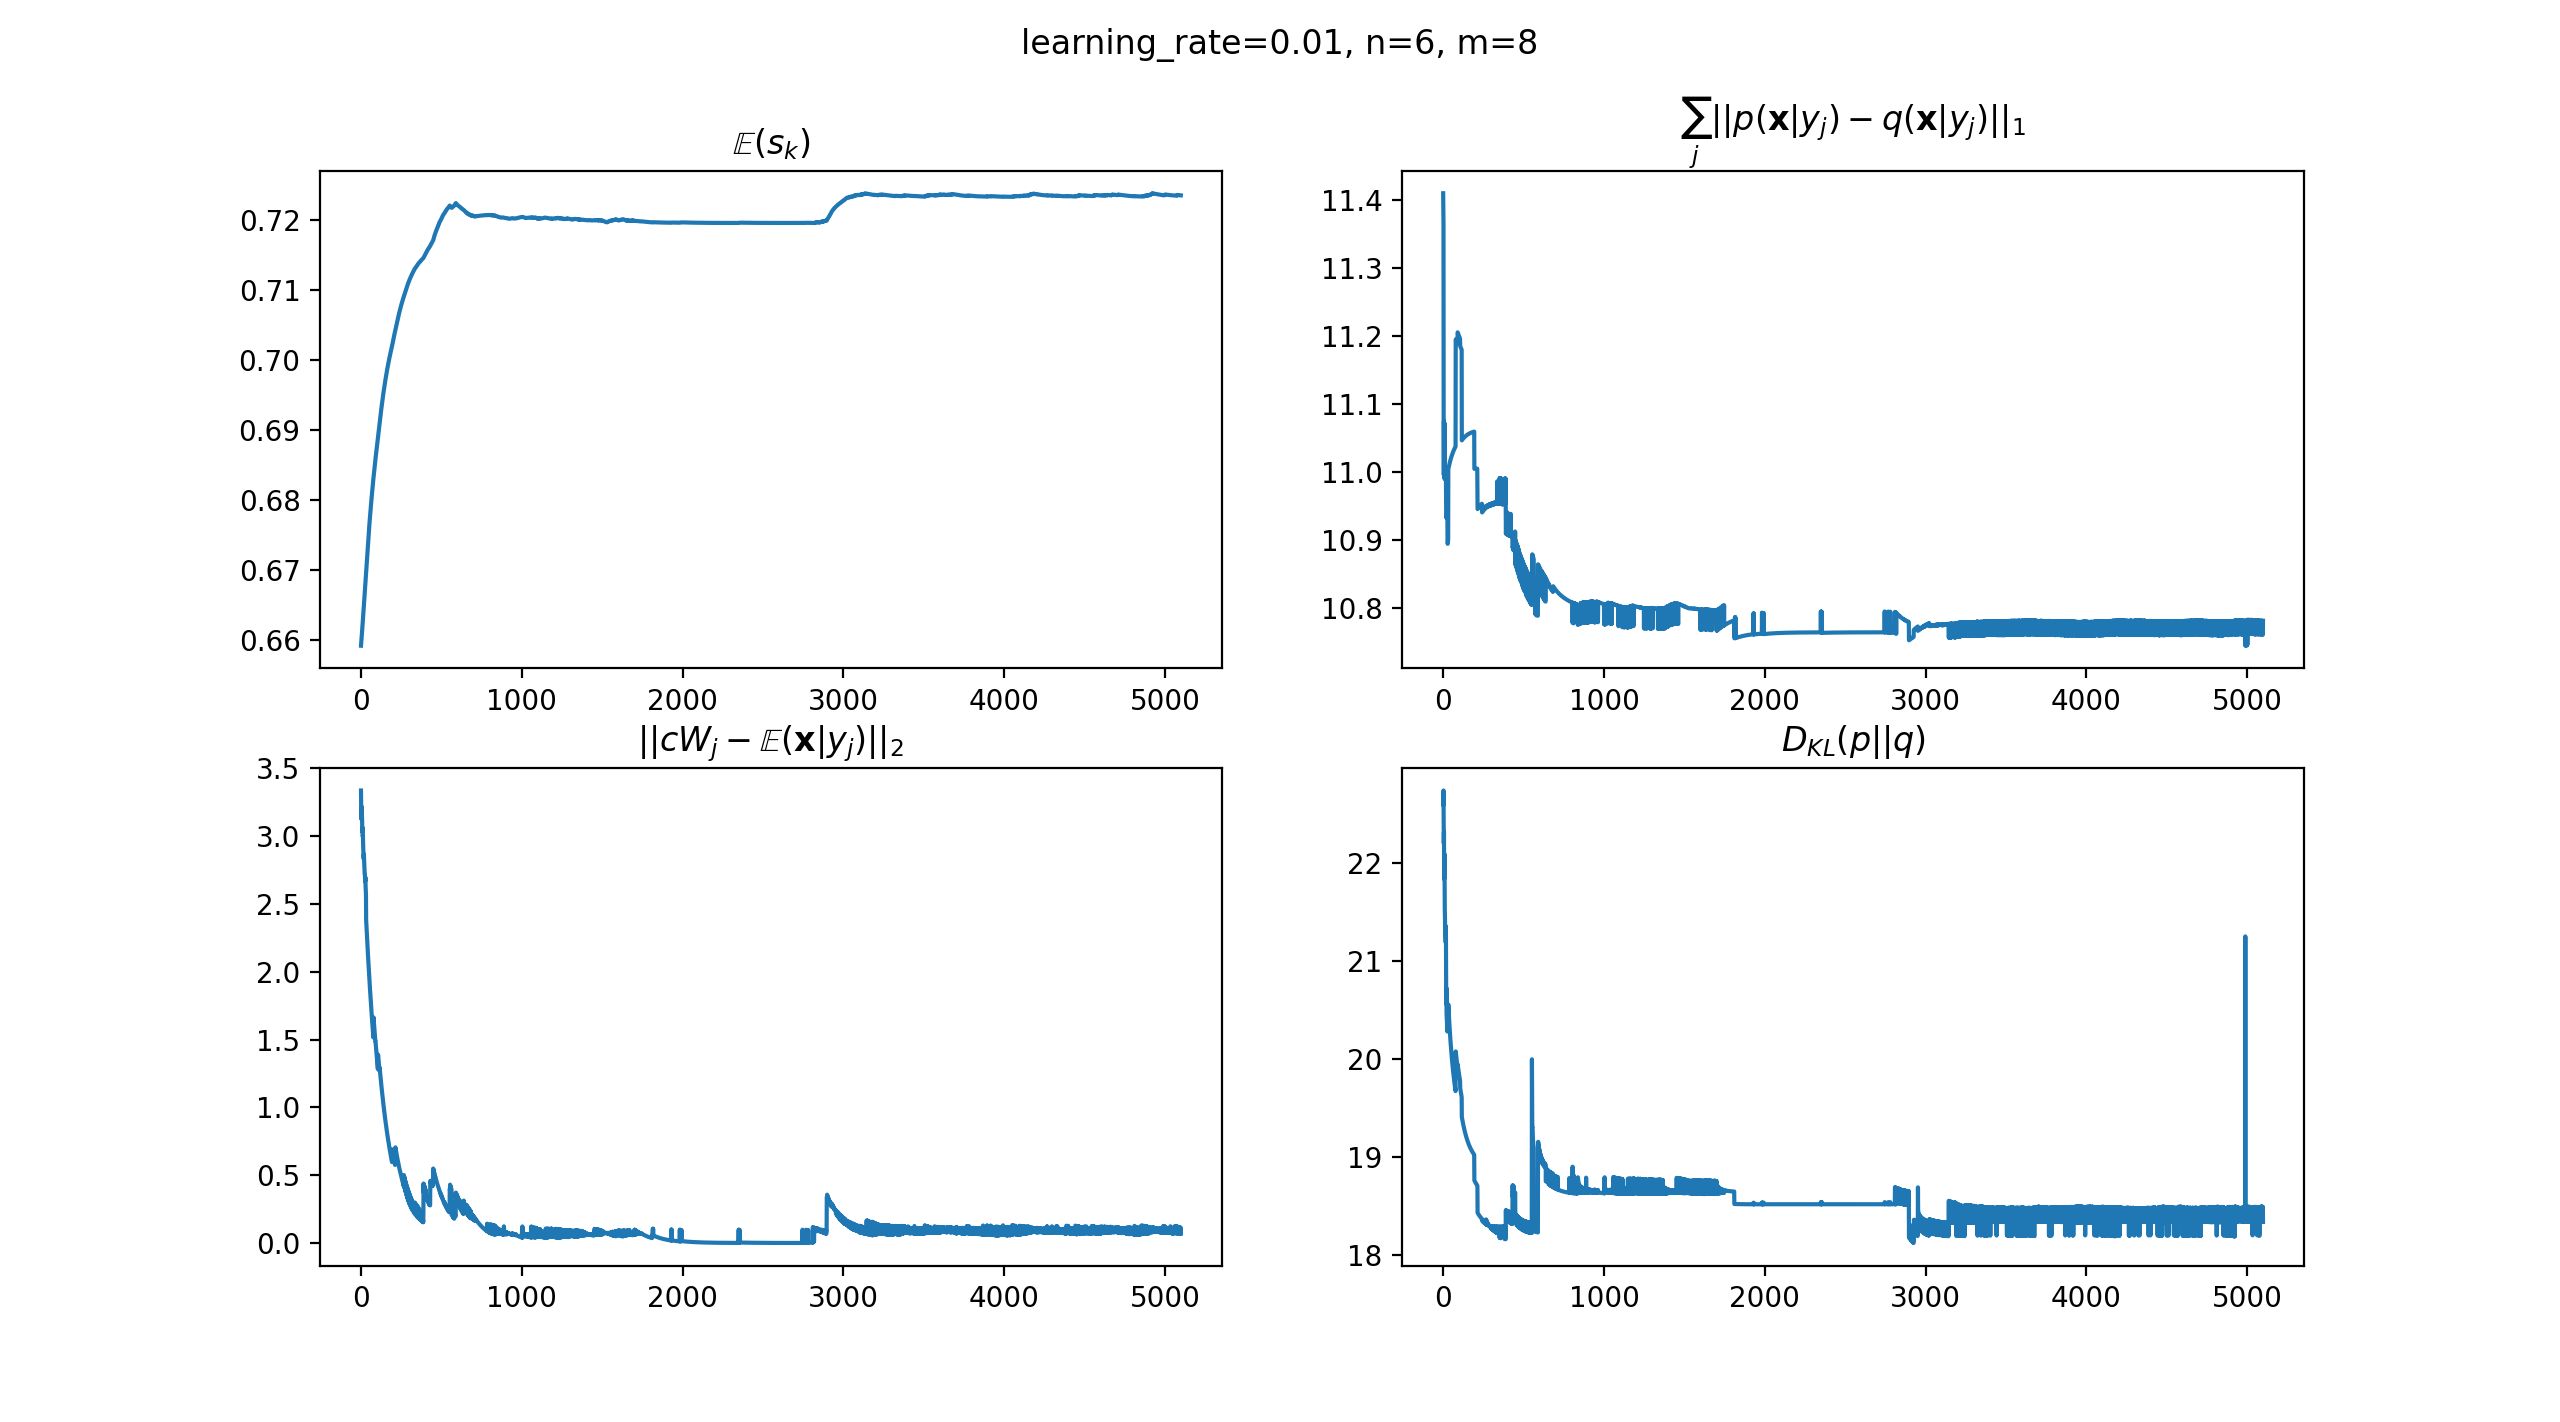

Python code for this plot:
import numpy as np
from matplotlib import pyplot as plt

n = 6
m = 8
nn = 2 ** n
P = np.random.rand(nn)
P = P / P.sum()
W = np.random.rand(n, m)
W = W / W.sum(0)
q_given_j = np.zeros(nn)
p_of_y = np.empty(m)


def x_as_vec(x):
    return [x >> i & 1 for i in range(n - 1, -1, -1)]


X = np.array([x_as_vec(x_num) for x_num in range(2 ** n)])
lr = 1
s = []
d = []
l1 = []
l2 = []
kld = []
E = np.empty((n, m))
fig, axs = plt.subplots(2, 2)
fig.suptitle("learning_rate=" + str(lr) + ", n="+str(n)+", m="+str(m))

while True:
    p_of_y.fill(0)
    E.fill(0)
    S = X @ W
    K = S.argmax(1)
    Sk = np.take_along_axis(S, np.expand_dims(K, 1), 1).squeeze()
    E_s_k = (Sk*P).sum()
    Px = (W[:, K].T - (X - 1))
    Q_given_y = Px.prod(1)
    for x_num, (p, x, k) in enumerate(zip(P, X, K)):
        E[:, k] += x * p
        p_of_y[k] += p
    P_given_y = P / p_of_y[K]
    # l2_dist = np.sum(np.square(P_given_y - Q_given_y))
    l1_dist = np.sum(np.abs(P_given_y - Q_given_y))
    l = np.log(P_given_y/Q_given_y)
    l[Q_given_y==0] = 0
    kl_div = np.sum(P_given_y*l)

    E_sum = E.sum(0)
    E_sum[E_sum == 0] = 1  # prevent division by 0
    Ej = E / E_sum
    w_E_diff = np.sum(np.abs(W - Ej))
    W = (1 - lr) * W + lr * Ej

    d.append(w_E_diff)
    s.append(E_s_k)
    l1.append(l1_dist)
    # l2.append(np.sqrt(l2_dist))
    kld.append(kl_div)
    if len(s) % 300==0:
        axs[0, 0].cla()
        axs[1, 0].cla()
        axs[0, 1].cla()
        axs[1, 1].cla()
        axs[0, 0].set_title(r"$\mathbb{E}(s_k)$")
        axs[1, 0].set_title(r"$||cW_j-\mathbb{E}({\bf x}|y_j)||_2$")
        axs[0, 1].set_title(r"$\sum_j||p({\bf x}|y_j)-q({\bf x}|y_j)||_1$")
        axs[1, 1].set_title(r"$D_{KL}(p||q)$")
        axs[0, 0].plot(s)
        axs[1, 0].plot(d)
        axs[0, 1].plot(l1)
        axs[1, 1].plot(kld)
        print(E)
    plt.pause(0.001)
